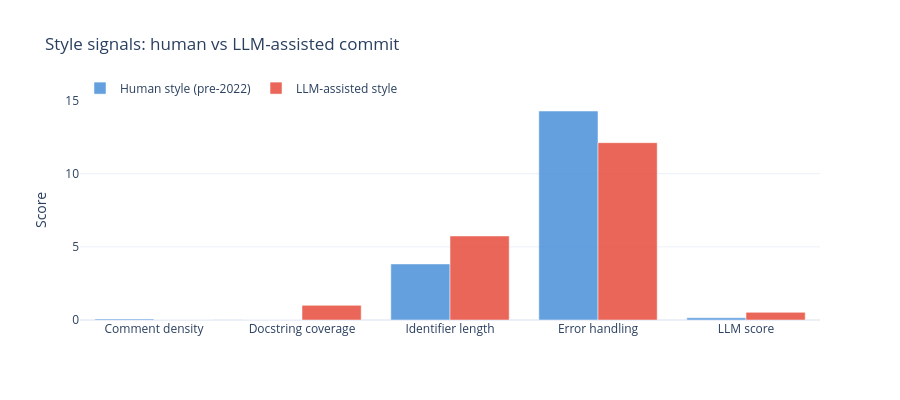

Notebook source saved alongside this figure:
### Markdown cell above
## 1. Style Signal Extraction

We feed raw commit patches through `CodeAnalyzer` and compare a *human-style* snippet vs an *LLM-style* snippet.

### Code cell
HUMAN_PATCH = """\
+def calc(x, y):
+    return x + y
+
+def proc(lst):
+    res = []
+    for i in lst:
+        if i > 0:
+            res.append(i * 2)
+    return res
+
+# TODO: fix edge case
+def get_user(id):
+    try:
+        return db.find(id)
+    except:
+        return None
"""

LLM_PATCH = """\
+def calculate_sum(first_value: int, second_value: int) -> int:
+    \"\"\"
+    Calculate the sum of two integers.
+
+    Args:
+        first_value: The first integer to add.
+        second_value: The second integer to add.
+
+    Returns:
+        The sum of first_value and second_value.
+    \"\"\"
+    return first_value + second_value
+
+def process_positive_items(items: list[int]) -> list[int]:
+    \"\"\"
+    Filter and double all positive items in the list.
+
+    Args:
+        items: A list of integers to process.
+
+    Returns:
+        A new list containing doubled values of all positive integers.
+    \"\"\"
+    result = []
+    for item in items:
+        if item > 0:
+            result.append(item * 2)
+    return result
+
+def get_user_by_id(user_id: int) -> Optional[User]:
+    \"\"\"Retrieve a user from the database by their ID.\"\"\"
+    try:
+        return database.find_by_id(user_id)
+    except DatabaseError as error:
+        logger.error(f"Failed to fetch user {user_id}: {error}")
+        return None
+    except Exception as unexpected_error:
+        logger.critical(f"Unexpected error retrieving user: {unexpected_error}")
+        raise
"""

def _make_commit(patch, sha="x", date=None):
    return Commit(
        sha=sha, author="dev",
        date=date or datetime(2023, 6, 1, tzinfo=timezone.utc),
        message="feat: update",
        files=[CommitFile(filename="f.py", language=Language.PYTHON,
                          additions=20, deletions=0, patch=patch)],
    )

m_human = extract_metrics(_make_commit(HUMAN_PATCH, sha="h"))
m_llm   = extract_metrics(_make_commit(LLM_PATCH,   sha="l"))

signals = ["comment_density", "docstring_coverage", "avg_identifier_length",
           "error_handling_density", "llm_score"]
labels  = ["Comment density", "Docstring coverage", "Identifier length",
           "Error handling", "LLM score"]

fig = go.Figure()
x = np.arange(len(signals))
for metrics, name, color in [
    (m_human, "Human style (pre-2022)", "#4a90d9"),
    (m_llm,   "LLM-assisted style",    "#e74c3c"),
]:
    values = [getattr(metrics, s) for s in signals]
    fig.add_trace(go.Bar(name=name, x=labels, y=values,
                         marker_color=color, opacity=0.85))

fig.update_layout(
    title="Style signals: human vs LLM-assisted commit",
    barmode="group", yaxis_title="Score",
    legend=dict(orientation="h", y=1.12),
    template="plotly_white", height=400,
)
fig.show()

### Figure 1 — Plotly figure (JSON) as saved in the notebook; plotly's stock layout.template omitted (floating-point values rounded to 4 significant figures)
{"data": [{"marker": {"color": "#4a90d9"}, "name": "Human style (pre-2022)", "opacity": 0.85, "type": "bar", "x": ["Comment density", "Docstring coverage", "Identifier length", "Error handling", "LLM score"], "y": [0.07143, 0.0, 3.833, 14.29, 0.15]}, {"marker": {"color": "#e74c3c"}, "name": "LLM-assisted style", "opacity": 0.85, "type": "bar", "x": ["Comment density", "Docstring coverage", "Identifier length", "Error handling", "LLM score"], "y": [0.0, 1.0, 5.746, 12.12, 0.5231]}], "layout": {"barmode": "group", "height": 400, "legend": {"orientation": "h", "y": 1.12}, "title": {"text": "Style signals: human vs LLM-assisted commit"}, "yaxis": {"title": {"text": "Score"}}}}
